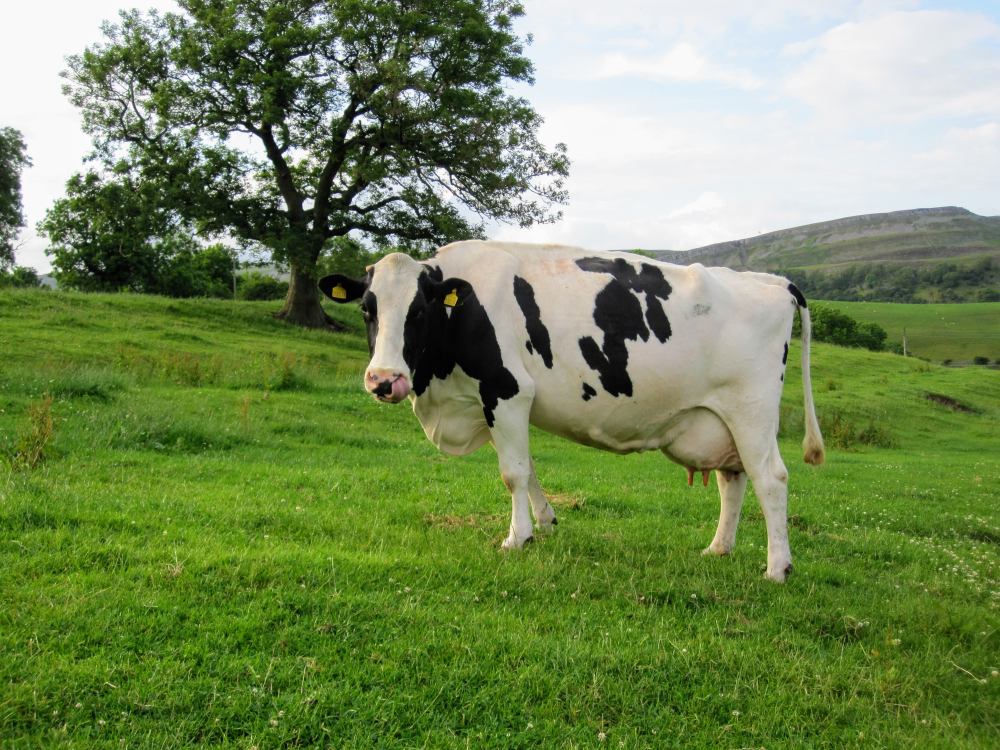
#> input picture sandbox/cow.jpeg, 4000 x 3000 px (shown at 1/4 size)
$ python sandbox.py cow.jpeg
#> lines starting #> are read from the running program, lines starting #| are printed output that depends on the picture
#> in main, image is the input picture: PIL image 4000x3000 RGB; mean R, G, B 117, 137.8, 87.6
### src/litecow/litecow/client.py
from typing import Optional, Union, List, Dict
from json import dumps

import grpc
import numpy as np

from litecow.common.litecow_pb2 import InferenceRequest
from litecow.common.litecow_pb2_grpc import ICOWStub
from litecow.common import common


class ICOWClient:
    @classmethod
    def create_with_channel_options(
        cls, endpoint, secure=False, credentials=None, options=None, compression=None
    ):
        """Create grpc channel and injects in to the InferenceCowClient constructor

        Parameters:
        -----------
        endpoint: string
            Endpoint of ICOW service
        secure: bool
            Use a secure or insecure grpc channel
        credentials: grpc.ChannelCredentials:
            A ChannelCredentials instance.
        options:  List[tuple]
            An optional list of key-value pairs (channel_arguments in gRPC Core runtime) to configure the channel.
        compression: grpc.Compression
            An optional value indicating the compression method to be used over the lifetime of the grpc channel. This is an EXPERIMENTAL option.

        Returns:
        -----------
        InferenceCowClient
        """
        json_config = dumps(
            {
                "methodConfig": [
                    {
                        "name": [{"service": ".ICOW"}],
                        "retryPolicy": {
                            "maxAttempts": 5,
                            "initialBackoff": "0.1s",
                            "maxBackoff": "10s",
                            "backoffMultiplier": 2,
                            "retryableStatusCodes": ["UNAVAILABLE"],
                        },
                    }
                ]
            }
        )
        default_options = [
            ("grpc.service_config", json_config),
            ("grpc.max_send_message_length", int(2e8)),
            ("grpc.max_receive_message_length", int(2e8)),
        ]

        # If duplicate keys are given GRPC will apply the first.
        # Add default options to back of options list  to allow users to override
        if options is None:
            options = default_options
        else:
            options.extend(default_options)

        if secure:
            if credentials is None:
                raise Exception(
                    "Must provide credentials when creating secure connection"
                )
            channel = grpc.secure_channel(endpoint, credentials, options, compression)
        else:
            channel = grpc.insecure_channel(endpoint, options, compression)

        return cls(channel)

    # [63 lines left out: functions __init__, get_inference, not called in this run]

### sandbox/sandbox.py
import grpc
from argparse import ArgumentParser

from litecow.client import ICOWClient

import numpy as np
from matplotlib import pyplot
from matplotlib.patches import Rectangle
from PIL import Image
import requests
from io import BytesIO


class BoundBox:
	# [21 lines left out: functions __init__, get_label, get_score, not called in this run]

labels = ["person", "bicycle", "car", "motorbike", "aeroplane", "bus", "train", "truck",
    "boat", "traffic light", "fire hydrant", "stop sign", "parking meter", "bench",
    "bird", "cat", "dog", "horse", "sheep", "cow", "elephant", "bear", "zebra", "giraffe",
    "backpack", "umbrella", "handbag", "tie", "suitcase", "frisbee", "skis", "snowboard",
    "sports ball", "kite", "baseball bat", "baseball glove", "skateboard", "surfboard",
    "tennis racket", "bottle", "wine glass", "cup", "fork", "knife", "spoon", "bowl", "banana",
    "apple", "sandwich", "orange", "broccoli", "carrot", "hot dog", "pizza", "donut", "cake",
    "chair", "sofa", "pottedplant", "bed", "diningtable", "toilet", "tvmonitor", "laptop", "mouse",
    "remote", "keyboard", "cell phone", "microwave", "oven", "toaster", "sink", "refrigerator",
    "book", "clock", "vase", "scissors", "teddy bear", "hair drier", "toothbrush"]


# this function is from yolo3.utils.letterbox_image
def letterbox_image(image, size):
    '''resize image with unchanged aspect ratio using padding'''
#> called with size = (416, 416)
    iw, ih = image.size
#> iw = 4000; ih = 3000
    w, h = size
    scale = min(w/iw, h/ih)
#> scale = 0.104
    nw = int(iw*scale)
#> nw = 416
    nh = int(ih*scale)
#> nh = 312

    image = image.resize((nw,nh), Image.BICUBIC)
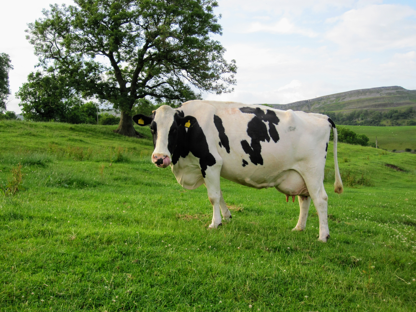
#> image: PIL image 416x312 RGB; mean R, G, B 117, 137.8, 87.6
    new_image = Image.new('RGB', size, (128,128,128))
#> new_image: PIL image 416x416 RGB; every value is 128
    new_image.paste(image, ((w-nw)//2, (h-nh)//2))
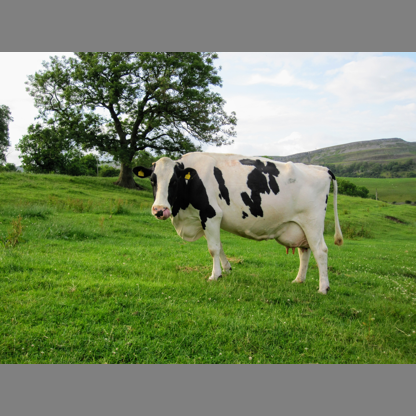
#> new_image: PIL image 416x416 RGB; mean R, G, B 119.7, 135.3, 97.7
    return new_image

def preprocess(img):
    model_image_size = (416, 416)
    boxed_image = letterbox_image(img, tuple(reversed(model_image_size)))
    image_data = np.float32(boxed_image)
    image_data /= 255.
    image_data = np.transpose(image_data, [2, 0, 1])
    image_data = np.expand_dims(image_data, 0)
    return image_data

# [40 lines left out: functions postprocess, get_boxes, draw_boxes, not called in this run]


def main():
	parser = ArgumentParser()
	parser.add_argument("image", type=str, help="URL to image")
	args = parser.parse_args()
	img_path = args.image

	response = requests.get(img_path)

	image = Image.open(BytesIO(response.content))
	# input
	image_data = preprocess(image)
	image_size = np.array([image.size[1], image.size[0]]).reshape(1, 2)
#> image_size = [[3000, 4000]]

	client = ICOWClient.create_with_channel_options("icow-service.icow.127.0.0.1.nip.io:80")

	feed_f = dict(zip(['input_1', 'image_shape'],(image_data, np.float32(np.array([image.size[1], image.size[0]]).reshape(1, 2)))))
	results = client.get_inference("s3://models/tinyyolov3", feed_f)

	boxes, scores, indices = results['yolonms_layer_1'], results['yolonms_layer_1:1'], results['yolonms_layer_1:2']
	out_boxes, out_scores, out_classes = postprocess(indices, scores, boxes)
	v_boxes, v_labels, v_scores = get_boxes(out_boxes, out_scores, out_classes)

	for i in range(len(v_boxes)):
	    print(v_labels[i], v_scores[i])

	draw_boxes(img_path, v_boxes, v_labels, v_scores)


if __name__ == '__main__':
     main()
#> (the call stopped at in create_with_channel_options, `channel = grpc.insecure_channel(endpoint, options, compression)`: grpc is not available in this run)
